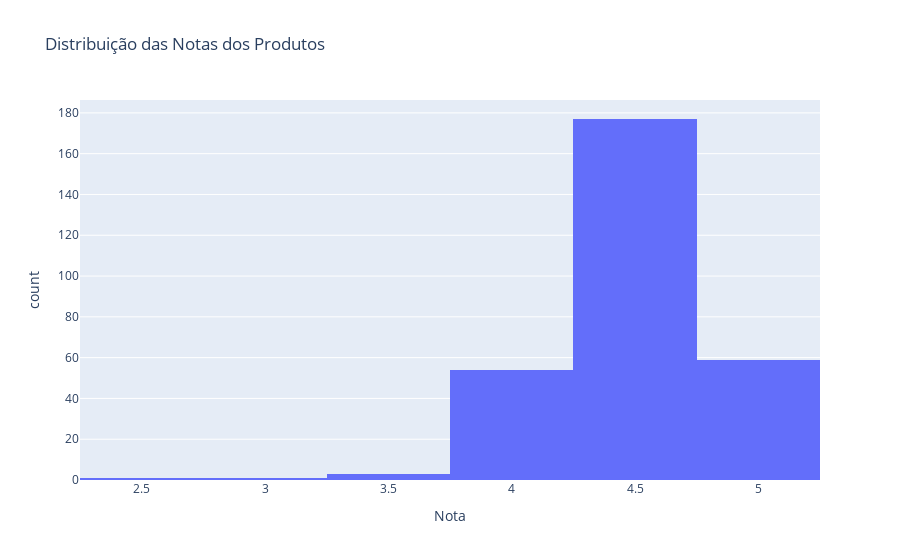
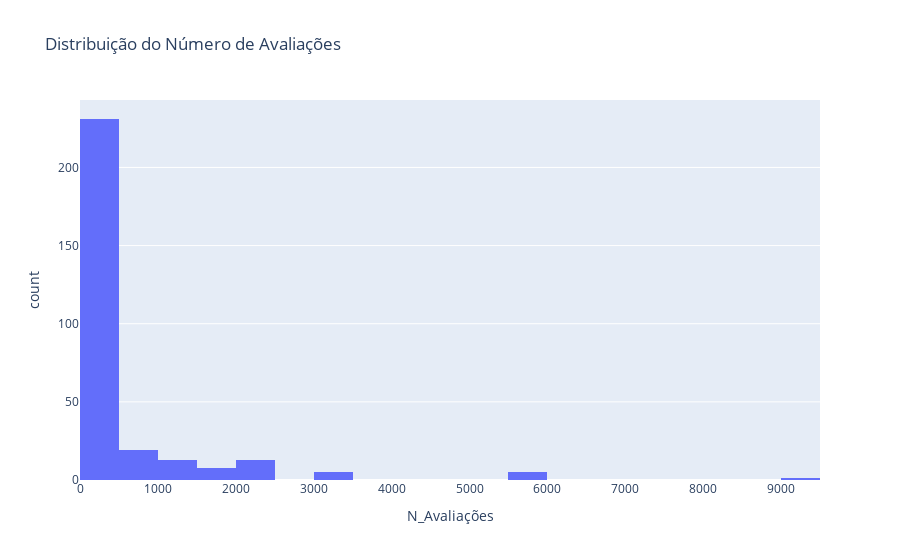
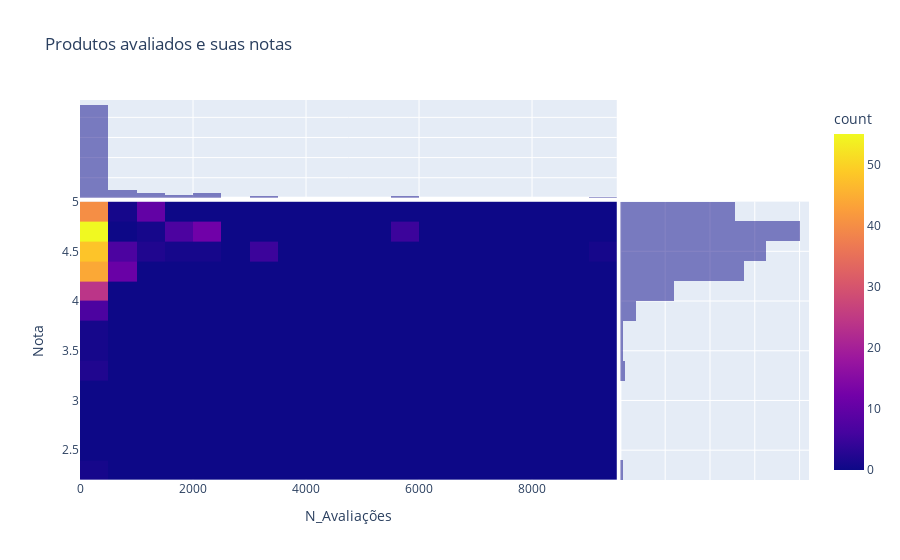
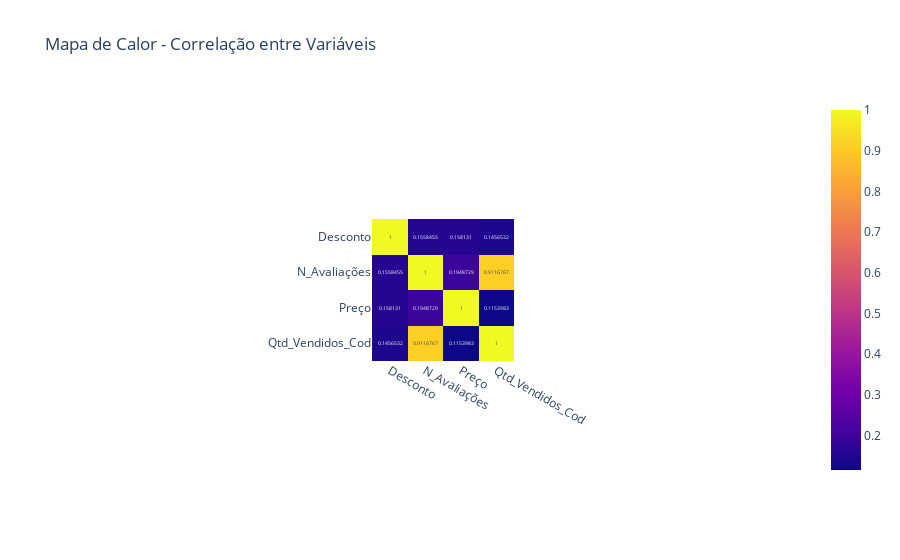

Notebook cell for these charts, in order:
### Code cell
def cria_graficos(df):
    fig1 = px.histogram(df, x='Nota', nbins=10, title='Distribuição das Notas dos Produtos')
    fig2 = px.histogram(df, x='N_Avaliações', nbins=20, title='Distribuição do Número de Avaliações')
    fig3 = px.density_heatmap(df, x='N_Avaliações', y='Nota', 
                             title='Produtos avaliados e suas notas', 
                             marginal_x='histogram', marginal_y='histogram')
    df_corr = df[['Desconto', 'N_Avaliações', 'Preço', 'Qtd_Vendidos_Cod']].corr()
    fig4 = px.imshow(df_corr, text_auto=True, title='Mapa de Calor - Correlação entre Variáveis')
    fig5 = px.bar(df, x='Temporada_Cod', y='Qtd_Vendidos_Cod', 
                  title='Quantidade Vendida na Temporada', color_discrete_sequence=['#90ee70'])
    genero_counts = df.groupby('Gênero')['Qtd_Vendidos_Cod'].sum().reset_index()
    fig6 = px.pie(genero_counts, names='Gênero', values='Qtd_Vendidos_Cod', 
                  title='Quantidade de Produtos Vendidos por Gênero')
    fig7 = px.density_contour(df, x='Preço_MinMax', title='Densidade de Preços')
    fig8 = px.scatter(df, x='Qtd_Vendidos_Cod', y='Desconto', 
                      title='Regressão de Quantidade Vendida pelo Desconto')
    
    return fig1, fig2, fig3, fig4, fig5, fig6, fig7, fig8

# Exemplo de uso no notebook:

df = pd.read_excel('ecommerce_estatistica.xlsx')

fig1, fig2, fig3, fig4, fig5, fig6, fig7, fig8 = cria_graficos(df)

fig1.show()
fig2.show()
fig3.show()
fig4.show()
fig5.show()
fig6.show()
fig7.show()
fig8.show()

### Figure 1 — Plotly figure (JSON) as saved in the notebook; plotly's stock layout.template omitted (floating-point values rounded to 4 significant figures; data arrays with more than 128 entries replaced by an {"elided": "..."} marker saying what was removed)
{"data": [{"alignmentgroup": "True", "bingroup": "x", "hovertemplate": "Nota=%{x}<br>count=%{y}<extra></extra>", "legendgroup": "", "marker": {"color": "#636efa", "pattern": {"shape": ""}}, "name": "", "nbinsx": 10, "offsetgroup": "", "orientation": "v", "showlegend": false, "type": "histogram", "x": {"elided": "295 float values"}, "xaxis": "x", "yaxis": "y"}], "layout": {"autosize": true, "barmode": "relative", "legend": {"tracegroupgap": 0}, "title": {"text": "Distribuição das Notas dos Produtos"}, "xaxis": {"anchor": "y", "autorange": true, "domain": [0, 1], "range": [2.25, 5.25], "title": {"text": "Nota"}, "type": "linear"}, "yaxis": {"anchor": "x", "autorange": true, "domain": [0, 1], "range": [0, 186.3], "title": {"text": "count"}}}}

### Figure 2 — Plotly figure (JSON) as saved in the notebook; plotly's stock layout.template omitted (floating-point values rounded to 4 significant figures; data arrays with more than 128 entries replaced by an {"elided": "..."} marker saying what was removed)
{"data": [{"alignmentgroup": "True", "bingroup": "x", "hovertemplate": "N_Avaliações=%{x}<br>count=%{y}<extra></extra>", "legendgroup": "", "marker": {"color": "#636efa", "pattern": {"shape": ""}}, "name": "", "nbinsx": 20, "offsetgroup": "", "orientation": "v", "showlegend": false, "type": "histogram", "x": {"elided": "295 int values"}, "xaxis": "x", "yaxis": "y"}], "layout": {"autosize": true, "barmode": "relative", "legend": {"tracegroupgap": 0}, "title": {"text": "Distribuição do Número de Avaliações"}, "xaxis": {"anchor": "y", "autorange": true, "domain": [0, 1], "range": [-0.5, 9500.0], "title": {"text": "N_Avaliações"}, "type": "linear"}, "yaxis": {"anchor": "x", "autorange": true, "domain": [0, 1], "range": [0, 243.2], "title": {"text": "count"}}}}

### Figure 3 — Plotly figure (JSON) as saved in the notebook; plotly's stock layout.template omitted (floating-point values rounded to 4 significant figures; data arrays with more than 128 entries replaced by an {"elided": "..."} marker saying what was removed)
{"data": [{"coloraxis": "coloraxis", "hovertemplate": "N_Avaliações=%{x}<br>Nota=%{y}<br>count=%{z}<extra></extra>", "name": "", "type": "histogram2d", "x": {"elided": "295 int values"}, "xaxis": "x", "xbingroup": "x", "y": {"elided": "295 float values"}, "yaxis": "y", "ybingroup": "y"}, {"alignmentgroup": "True", "bingroup": "x", "hovertemplate": "N_Avaliações=%{x}<br>count=%{y}<extra></extra>", "legendgroup": "", "marker": {"color": "#0d0887"}, "name": "", "offsetgroup": "", "opacity": 0.5, "showlegend": false, "type": "histogram", "x": {"elided": "295 int values"}, "xaxis": "x3", "yaxis": "y3"}, {"alignmentgroup": "True", "bingroup": "y", "hovertemplate": "Nota=%{y}<br>count=%{x}<extra></extra>", "legendgroup": "", "marker": {"color": "#0d0887"}, "name": "", "offsetgroup": "", "opacity": 0.5, "showlegend": false, "type": "histogram", "xaxis": "x2", "y": {"elided": "295 float values"}, "yaxis": "y2"}], "layout": {"autosize": true, "barmode": "overlay", "coloraxis": {"colorbar": {"title": {"text": "count"}}, "colorscale": [[0, "#0d0887"], [0.1111, "#46039f"], [0.2222, "#7201a8"], [0.3333, "#9c179e"], [0.4444, "#bd3786"], [0.5556, "#d8576b"], [0.6667, "#ed7953"], [0.7778, "#fb9f3a"], [0.8889, "#fdca26"], [1, "#f0f921"]]}, "legend": {"tracegroupgap": 0}, "title": {"text": "Produtos avaliados e suas notas"}, "xaxis": {"anchor": "y", "autorange": true, "domain": [0, 0.7363], "range": [-0.5, 9500.0], "title": {"text": "N_Avaliações"}, "type": "linear"}, "xaxis2": {"anchor": "y2", "autorange": true, "domain": [0.7413, 1], "matches": "x2", "range": [0, 84.21], "showgrid": true, "showline": false, "showticklabels": false, "ticks": ""}, "xaxis3": {"anchor": "y3", "autorange": true, "domain": [0, 0.7363], "matches": "x", "range": [-0.5, 9500.0], "showgrid": true, "showticklabels": false, "type": "linear"}, "xaxis4": {"anchor": "y4", "domain": [0.7413, 1], "matches": "x2", "showgrid": true, "showline": false, "showticklabels": false, "ticks": ""}, "yaxis": {"anchor": "x", "autorange": true, "domain": [0, 0.7326], "range": [2.2, 5], "title": {"text": "Nota"}, "type": "linear"}, "yaxis2": {"anchor": "x2", "autorange": true, "domain": [0, 0.7326], "matches": "y", "range": [2.2, 5], "showgrid": true, "showticklabels": false, "type": "linear"}, "yaxis3": {"anchor": "x3", "autorange": true, "domain": [0.7426, 1], "matches": "y3", "range": [0, 243.2], "showgrid": true, "showline": false, "showticklabels": false, "ticks": ""}, "yaxis4": {"anchor": "x4", "domain": [0.7426, 1], "matches": "y3", "showgrid": true, "showline": false, "showticklabels": false, "ticks": ""}}}

### Figure 4 — Plotly figure (JSON) as saved in the notebook; plotly's stock layout.template omitted (floating-point values rounded to 4 significant figures)
{"data": [{"coloraxis": "coloraxis", "hovertemplate": "x: %{x}<br>y: %{y}<br>color: %{z}<extra></extra>", "name": "0", "texttemplate": "%{z}", "type": "heatmap", "x": ["Desconto", "N_Avaliações", "Preço", "Qtd_Vendidos_Cod"], "xaxis": "x", "y": ["Desconto", "N_Avaliações", "Preço", "Qtd_Vendidos_Cod"], "yaxis": "y", "z": [[1, 0.1558, 0.1581, 0.1457], [0.1558, 1, 0.1949, 0.9117], [0.1581, 0.1949, 1, 0.1154], [0.1457, 0.9117, 0.1154, 1]]}], "layout": {"autosize": true, "coloraxis": {"colorscale": [[0, "#0d0887"], [0.1111, "#46039f"], [0.2222, "#7201a8"], [0.3333, "#9c179e"], [0.4444, "#bd3786"], [0.5556, "#d8576b"], [0.6667, "#ed7953"], [0.7778, "#fb9f3a"], [0.8889, "#fdca26"], [1, "#f0f921"]]}, "title": {"text": "Mapa de Calor - Correlação entre Variáveis"}, "xaxis": {"anchor": "y", "autorange": true, "constrain": "domain", "domain": [0.4022, 0.5978], "range": [-0.5, 3.5], "scaleanchor": "y", "type": "category"}, "yaxis": {"anchor": "x", "autorange": true, "constrain": "domain", "domain": [0, 1], "range": [3.5, -0.5], "type": "category"}}}
